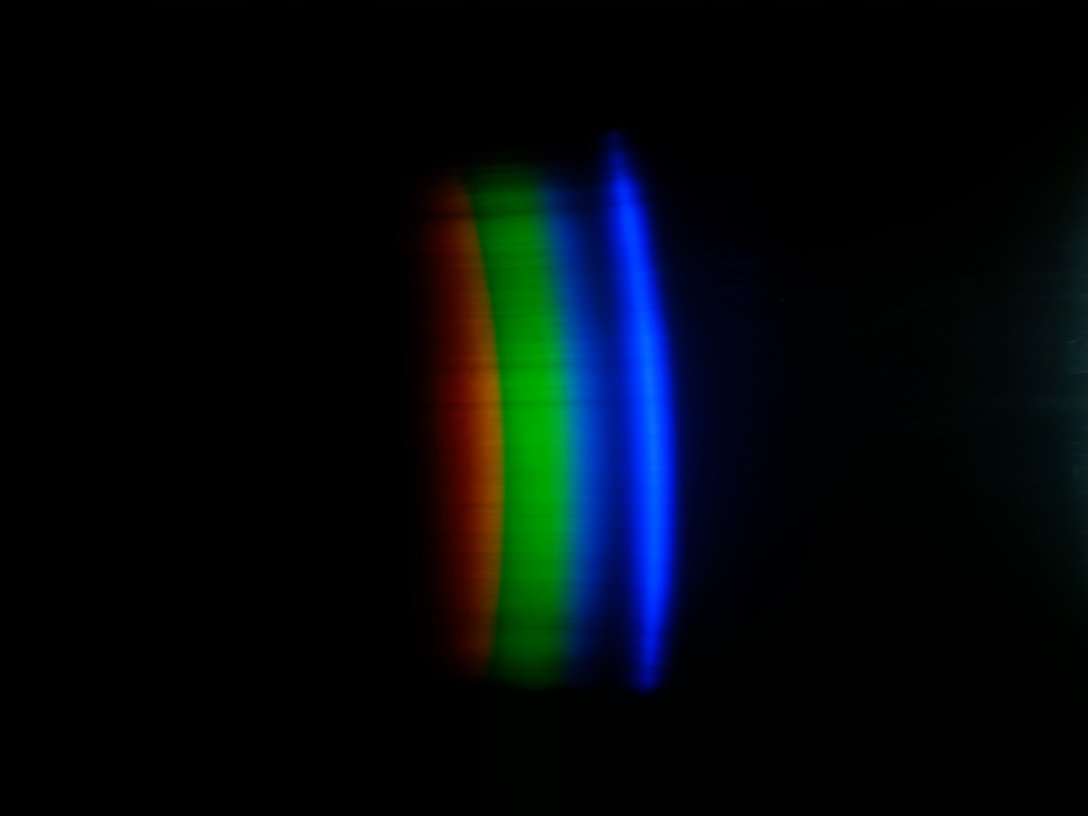
%> input picture matlab/test/bb/avg.png, 3264 x 2448 px (shown at 1/3 size)
$ octave runThis.m   (GNU Octave 9; MATLAB toolbox functions it lacks are replaced by stand-ins)
%> lines starting %> are read from the running program, lines starting %| are printed output that depends on the picture; in (x1, y1, x2, y2) boxes, pixels count from 0 and x2, y2 are one past the last pixel; in counts of white or black regions, pixels touching at a corner belong together; the program's own positions count from 1
### matlab/findPoints1.m
function [ px, py ] = findPoints1( I, range, thresh )
    py = (range(1):range(2))';
    px = zeros(length(py), 1);
    for i=1:length(px)
        col = I(py(i), :);
        [maxVal, iMax] = max(col(:));
        minVal = min(col(:));
        threshVal = double(thresh * (maxVal - minVal) + minVal);
        j = iMax;
        while (j < length(col) && col(j) >= threshVal)
            j = j + 1;
        end
        x1 = j - 1;
        val1 = double(col(x1));
        x2 = j;
        val2 = double(col(x2));
        a = [x1 1; x2 1] \ [val1; val2];
        px(i) = (threshVal - a(2)) / a(1);
    end
end

### matlab/circleFitMLS.m
function [ c, R ] = circleFitMLS( x, y )
    n = length(x);
    sumX = sum(x);
    sumX2 = sum(x.*x);
    sumX3 = sum(x.*x.*x);
    sumY = sum(y);
    sumY2 = sum(y.*y);
    sumY3 = sum(y.*y.*y);
    sumXY = sum(x.*y);
    sumXY2 = sum(x.*y.*y);
    sumX2Y = sum(x.*x.*y);
    A = n*sumX2 - sumX*sumX;
    B = n*sumXY - sumX*sumY;
    C = n*sumY2 - sumY*sumY;
    D = 0.5*(n*sumXY2 - sumX*sumY2 + n*sumX3 - sumX*sumX2);
    E = 0.5*(n*sumX2Y - sumY*sumX2 + n*sumY3 - sumY*sumY2);
    c = [(D*C - B*E)/(A*C - B*B); (A*E - B*D)/(A*C - B*B)];
    R = sum(sqrt((x - c(1)).*(x - c(1)) + (y - c(2)).*(y - c(2))))/n;
end

### matlab/filterPoints.m
function [ x1, y1 ] = filterPoints( x, y, n )
    index = find(x > (mean(x) + n*std(x)) | x < (mean(x) - n*std(x)));
    x1 = x;
    y1 = y;
    x1(index) = [];
    y1(index) = [];
end

### matlab/runThis.m
clear;
close all;

imdir='test';
if ~exist(fullfile(imdir, 'bb', 'avg.png'), 'file')
    averagePhotos(fullfile(imdir, 'bb'), 4);
end
I = im2double(imread(fullfile(imdir, 'bb', 'avg.png')));
left_off = 1100;
right_off = 1100;
I = I(:, (left_off + 1):(size(I, 2) - right_off), :);

% Find the data region
gray = rgb2gray(I);
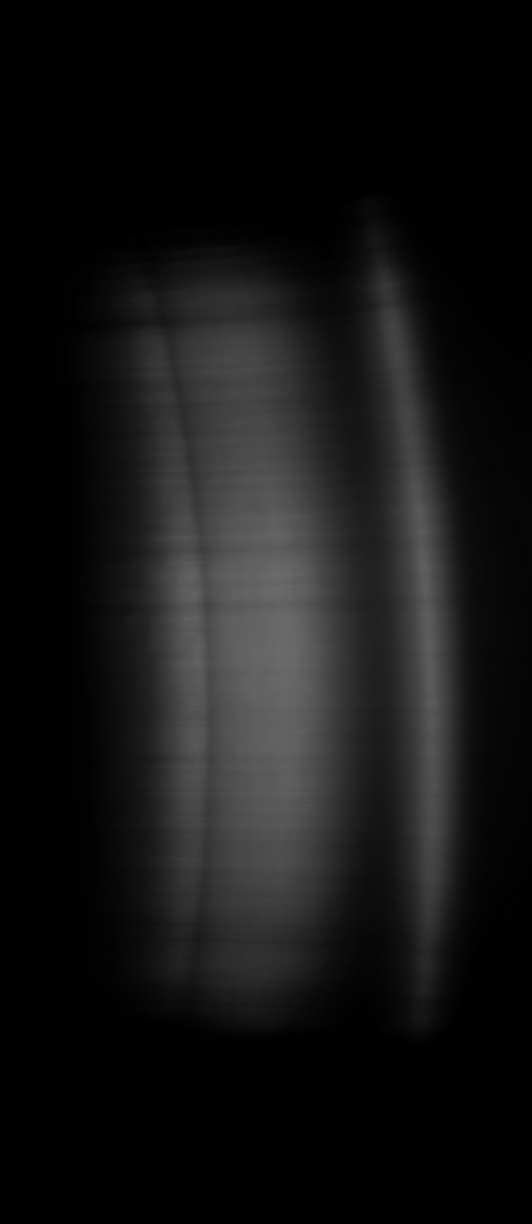
%> gray: size 2448x1064 double (shown at 1/2 size); min 0, max 0.424, mean 0.0807
h = imhist(gray);
%> h = 256 values, max 831578 at index 1, min 0 at index 110, mean 10174.5
thr = 0.7 * sum(h(:));
%> thr = 1823270.4
s = 0;
for i=1:length(h)
    s = s + h(i);
    if (s > thr)
        break;
    end
end
%> this loop made 27 passes
%> s on passes 1 to 12: 831578, 1199700, 1255841, 1301654, 1354382, 1399303, 1444922, 1479291, 1507855, 1533980, 1558972, 1579557
thresh = (i - 1) / 255;
%> thresh = 0.102
mask = gray >= thresh;
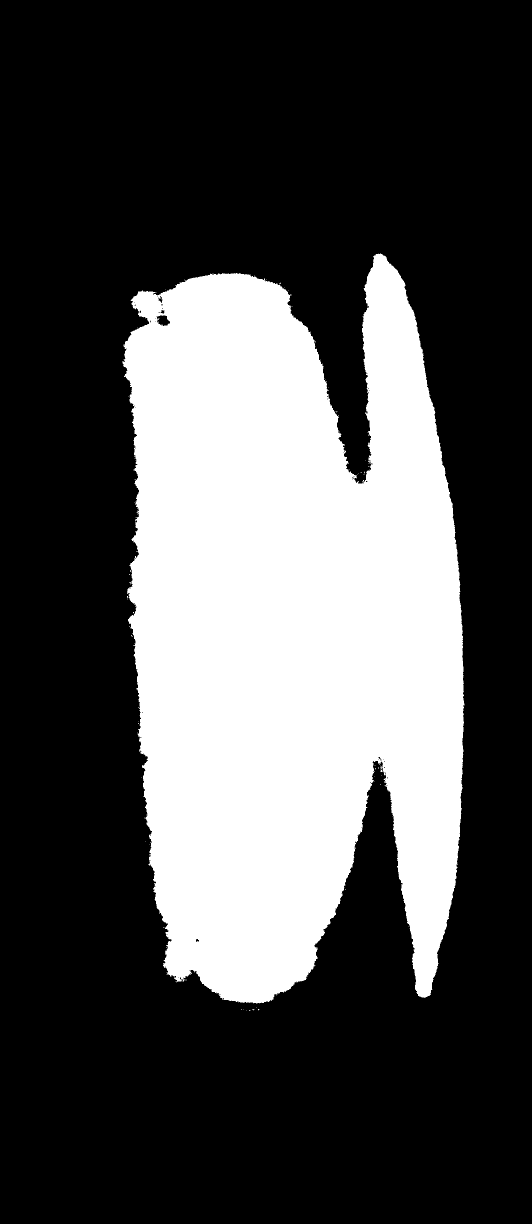
%> mask: size 2448x1064 logical (shown at 1/2 size); 30.2% white; 99 white regions (98 under 20 px), largest, box (x1, y1, x2, y2) and area: (244, 507, 929, 2008) 785283
figure; imshow(mat2gray(mask));
%mask = imopen(mask, strel('disk', 9));
%figure; imshow(mat2gray(mask));
%figure; imshow(I);

[labels, num] = bwlabel(mask);
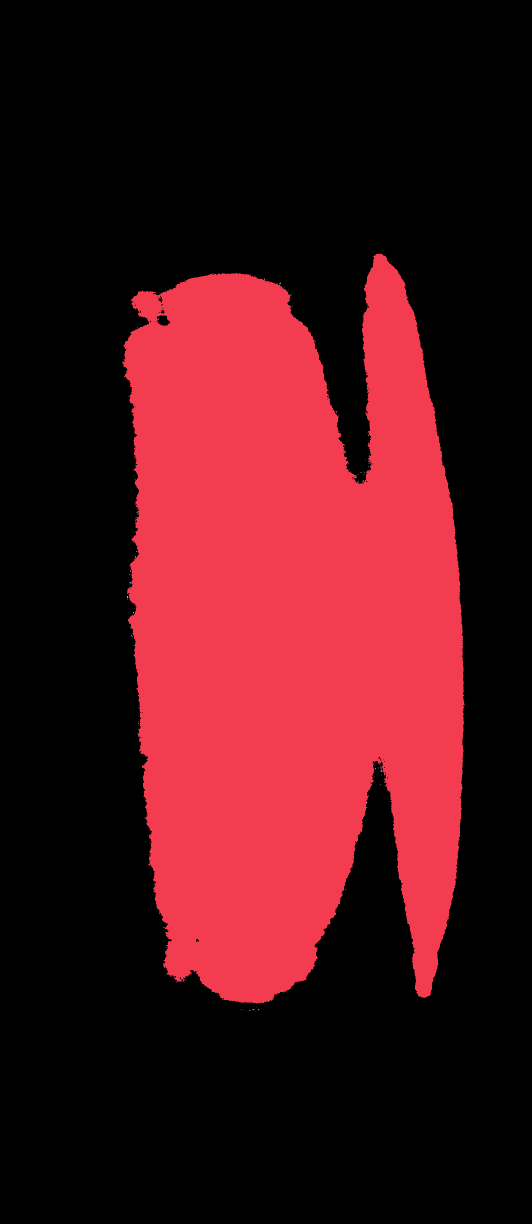
%> labels: size 2448x1064 double (shown at 1/2 size); 100 distinct labels, from 0 to 99; one colour per label, 0 black
%> num = 99

% find the largest component
maxIdx = 0;
nElems = 0;
for i=1:num
    [y, ~] = find(labels == i);
    if (length(y) > nElems)
        nElems = length(y);
        maxIdx = i;
    end
end
%> this loop made 99 passes
%> (nElems, maxIdx) on pass 1: (785283, 1)
%> y on passes 2 to 7: 728, [1193; 1194; 1195; 1193; 1194; 1195; 1196; 1197], 1200, 793, [1149; 1149; 1150], [1253; 1254]

[y, x] = find(labels == maxIdx);
%> y = 785283 values from 508 to 2008; x = 785283 values from 245 to 929
yMax = max(y);
%> yMax = 2008
yMin = min(y);
%> yMin = 508
xMax = max(x);
%> xMax = 929
xMin = min(x);
%> xMin = 245
top_off = yMin - 1;
%> top_off = 507
bottom_off = size(I, 1) - yMax;
%> bottom_off = 440

I1 = I((top_off + 1):(size(I, 1) - bottom_off), :, :);

figure; imshow(I1);
J = sum(I1, 3);
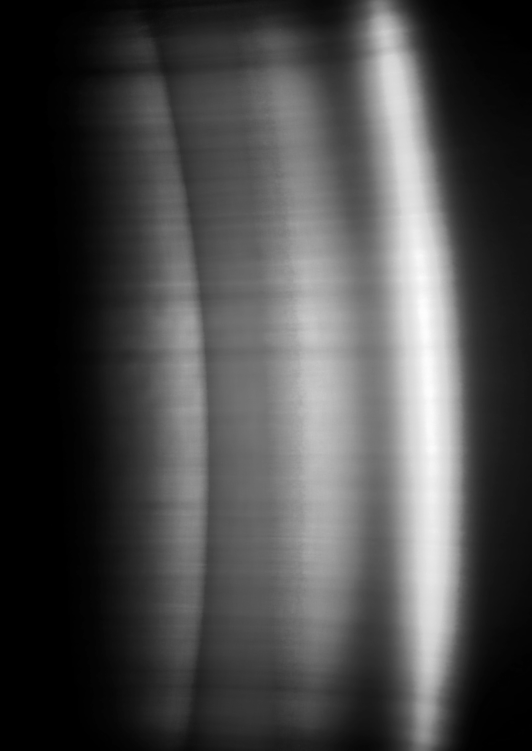
%> J: size 1501x1064 double (shown at 1/2 size); min 0.00392, max 1.45, mean 0.418; drawn with min black and max white
vSum = sum(J, 2);
%> vSum = 1501 values, max 617.9 at index 789, min 102 at index 1, mean 444.5
temp = sort(vSum);
%> temp = 1501 values from 102 to 617.9
thresh = temp(round(length(temp)*0.5));
%> thresh = 460.1
figure;
plot(vSum);
hold on;
plot(1:length(vSum), thresh);
hold off;
index = find(vSum > thresh);
%> index = 750 values from 421 to 1170
minIndex = min(index);
%> minIndex = 421
maxIndex = max(index);
%> maxIndex = 1170
[px, py] = findPoints1(I1(:, :, 1), [minIndex, maxIndex], 0.6);
%> in findPoints1, `py = (range(1):range(2))';`: py = 750 values from 421 to 1170
%> the loop in findPoints1, `for i=1:length(px)` made 750 passes
%> (maxVal, iMax, threshVal, x1, val1, x2, val2) on passes 1 to 3: (0.376, 330, 0.226, 370, 0.227, 371, 0.212), (0.38, 334, 0.228, 369, 0.239, 370, 0.224), (0.38, 332, 0.228, 369, 0.239, 370, 0.224)
[px, py] = filterPoints(px, py, 2);
%[c, R] = fitCircle_ransac(px, py);
[c, R] = circleFitMLS(px, py);
t = zeros(length(vSum), 1);
for i=1:length(vSum)
    t(i) = sqrt(R*R - (i-c(2))*(i-c(2))) + c(1);
end
mse = (1/length(px))*sum((t(py) - px).*(t(py) - px));
figure;
plot(py, px);
hold on;
plot(py, t(py), 'r');
figure; imshow(I1);
hold on;
plot(t, 1:length(t), 'r');

c(1) = c(1) + left_off;
c(2) = c(2) + top_off;
R_start = sqrt((left_off + 1 - c(1)) * (left_off + 1 - c(1)) + (top_off + 1 - c(2)) * (top_off + 1 - c(2)));
col_start = floor(sqrt(R_start * R_start - (1 - c(2)) * (1 - c(2))) + c(1));
R_end = sqrt((left_off + size(I1, 2) - c(1)) * (left_off + size(I1, 2) - c(1)) + (top_off + 1 - c(2)) * (top_off + 1 - c(2)));
col_end = ceil(sqrt(R_end * R_end - (1 - c(2)) * (1 - c(2))) + c(1));

if ~exist(fullfile(imdir, 'sample', 'avg.png'), 'file')
    averagePhotos(fullfile(imdir, 'sample'), 4);
end
I2 = im2double(imread(fullfile(imdir, 'sample', 'avg.png')));
I2 = I2((top_off + 1):(size(I2, 1) - bottom_off),(left_off + 1):(size(I2, 2) - right_off), :);
figure; imshow(I2)

coeffs = zeros(size(I1));
thr = 20/255;
mask = I1(:, :, 1) >= thr | I1(:, :, 2) >= thr | I1(:, :, 3) >= thr;
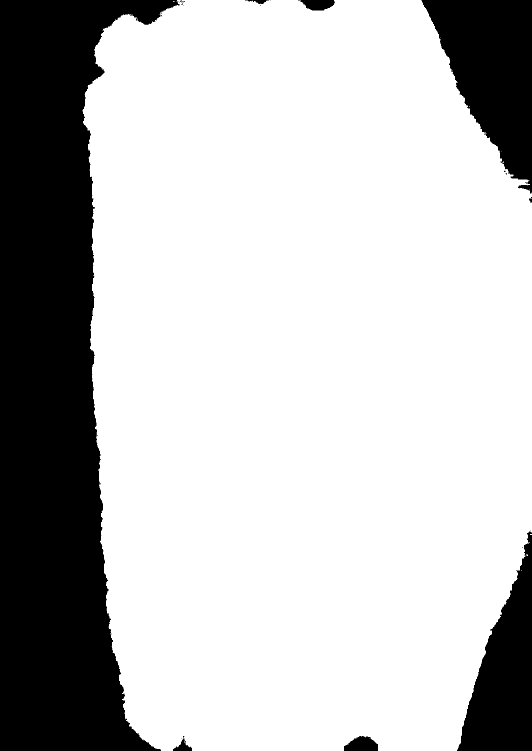
%> mask: size 1501x1064 logical (shown at 1/2 size); 75.2% white; 29 black regions (21 under 20 px), largest, box (x1, y1, x2, y2) and area: (0, 0, 359, 1501) 307424, (842, 0, 1064, 387) 49359, (914, 1063, 1064, 1501) 35276
for i=1:3
    sumsqr = I1(:, :, 1) .^ 2 + I1(:, :, 2) .^ 2 + I1(:, :, 3) .^ 2;
    coeffs(:, :, i) = (mask .* I1(:, :, i)) ./ (sumsqr);
end
%> this loop made 3 passes
%> pass 1, `sumsqr = I1(:, :, 1) .^ 2 + I1(:, :, 2) .^ 2 + I1(:, :, 3) .^ 2;`:
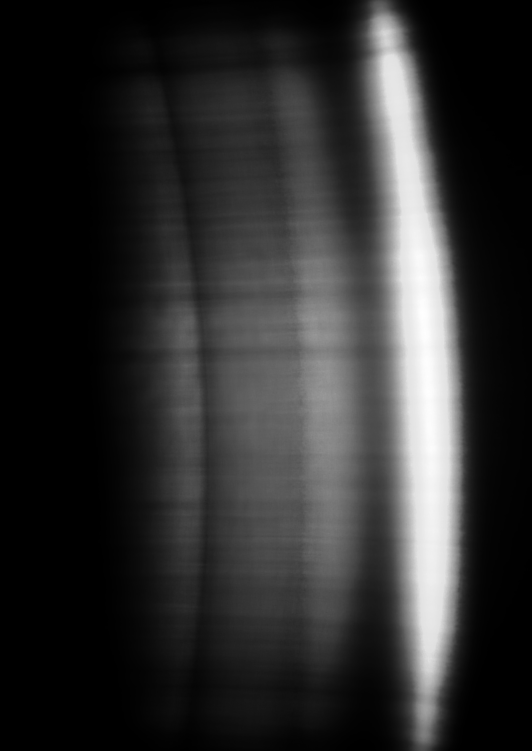
%> sumsqr: size 1501x1064 double (shown at 1/2 size); min 1.54e-05, max 1.17, mean 0.217; drawn with min black and max white
%> after the loop:
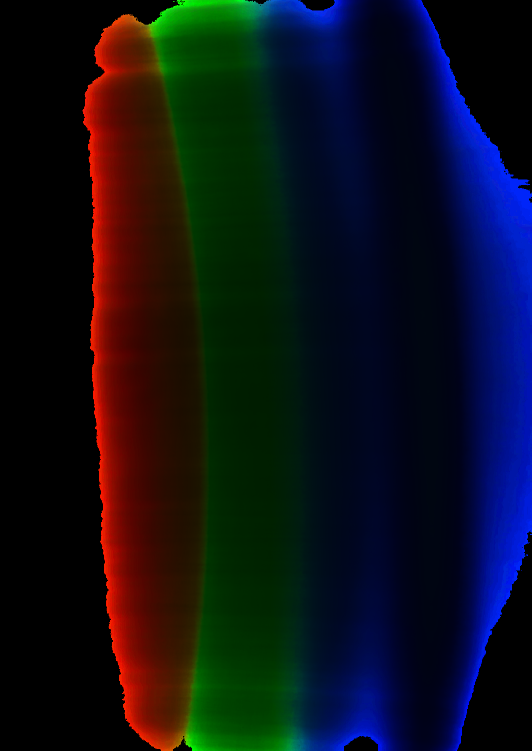
%> coeffs: size 1501x1064x3 double (shown at 1/2 size); mean R, G, B 0.735, 0.856, 1.3; drawn with min black and max white
coeffs(isnan(coeffs)) = 0;
mask1 = I2(:, :, 1) >= thr | I2(:, :, 2) >= thr | I2(:, :, 3) >= thr;
f = mask1 .* (I2(:, :, 1).*coeffs(:, :, 1) + I2(:, :, 2).*coeffs(:, :, 2) + I2(:, :, 3).*coeffs(:, :, 3));

s = zeros(col_end, 1);
bg = zeros(col_end, 1);
s(1:(col_start - 1)) = 0;
bg(1:(col_start - 1)) = 0;
%> (the run ends here)
